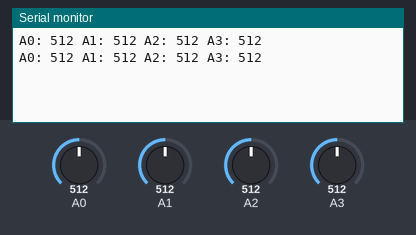
Simulated run of this sketch. Board: Arduino Uno, built with avr-gcc and run on an emulated ATmega328P. Parts: the last lines printed to the serial monitor. The inputs (shaded band) are chosen by the test bench; at power-on: A0 = 512, A1 = 512, A2 = 512, A3 = 512.

Above: at 1.8 s.
1.9 s: A0 set to 716
At 2.8 s:
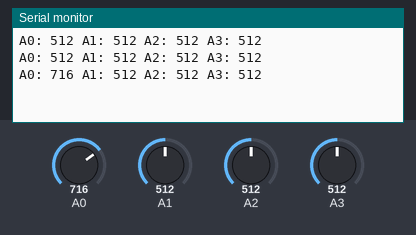
3.4 s: A1 set to 716
At 4.7 s:
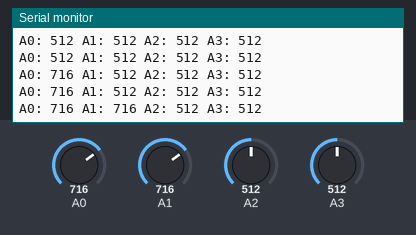
4.9 s: A2 set to 716
At 5.8 s:
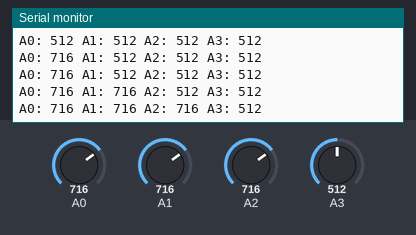
6.4 s: A3 set to 716
At 7.5 s:
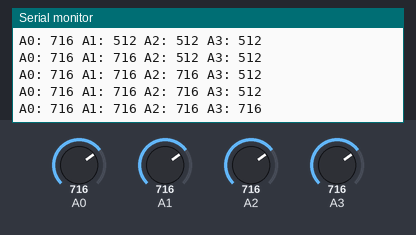
7.9 s: A0 set to 992
At 8.8 s:
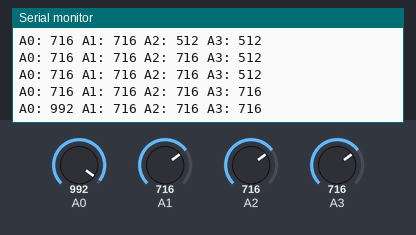
9.4 s: A1 set to 992
At 10.8 s:
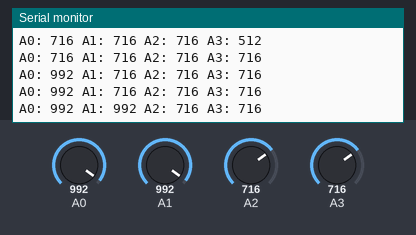
Timing chart, 0 to 11.9 s (numbered marks = the images above; inputs shaded):
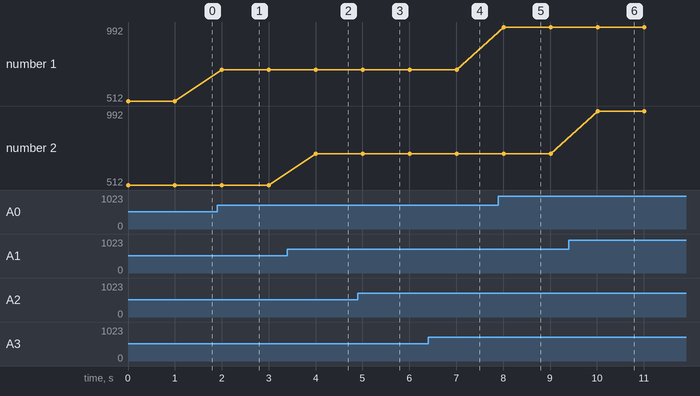

The sketch:

arduino_tests.ino
```cpp
void setup() {
  Serial.begin(115200);
}

void loop() {
  Serial.print("A0: ");
  Serial.print(analogRead(A0));
  Serial.print(" A1: ");
  Serial.print(analogRead(A1));
  Serial.print(" A2: ");
  Serial.print(analogRead(A2));
  Serial.print(" A3: ");
  Serial.println(analogRead(A3));
  delay(1000); // Update every second
}
```

Measured:
- after the input at 1.9 s, the serial monitor: prints a new line after 0.10 s (image 1)
- after the input at 3.4 s, the serial monitor: prints a new line after 0.61 s (image 2)
- after the input at 4.9 s, the serial monitor: prints a new line after 0.11 s (image 3)
- after the input at 6.4 s, the serial monitor: prints a new line after 0.61 s (image 4)
- after the input at 7.9 s, the serial monitor: prints a new line after 0.11 s (image 5)
- after the input at 9.4 s, the serial monitor: prints a new line after 0.61 s (image 6)
- plotted number 1: 512 → 716 after the input at 1.9 s, 716 → 992 after the input at 7.9 s
